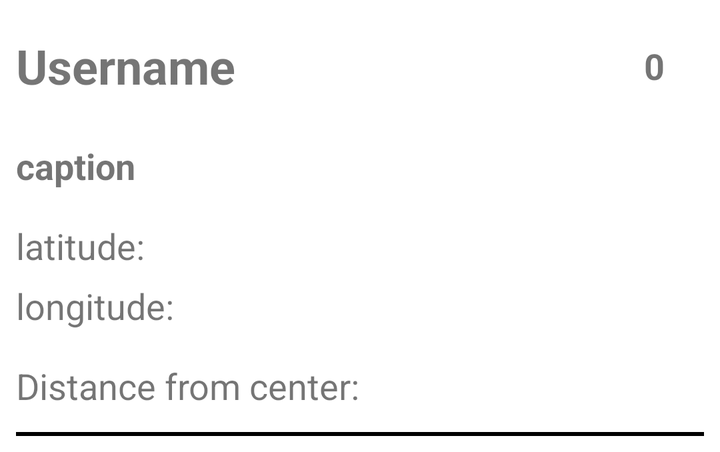
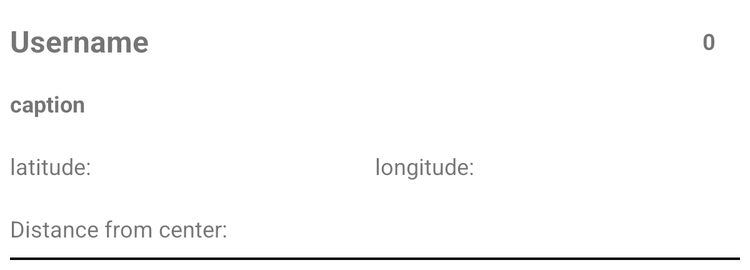

One screen, two layout resources from the same app: the default and the repository's alternative for another configuration. Each is rendered where Android would select it; the XML of both is given below.
<!-- AndroidManifest.xml: application theme Theme.KStubbsGeoPics -->
<!-- res/layout/user_post.xml -->
<?xml version="1.0" encoding="utf-8"?>
<androidx.constraintlayout.widget.ConstraintLayout xmlns:android="http://schemas.android.com/apk/res/android"
    xmlns:app="http://schemas.android.com/apk/res-auto"
    android:layout_width="match_parent"
    android:layout_height="wrap_content"
    android:layout_margin="@dimen/margin_post">

    <TextView
        android:id="@+id/username_box"
        android:layout_width="@dimen/side_length_zero"
        android:layout_height="@dimen/small_box_side"
        android:gravity="center_vertical"
        android:text="@string/username"
        android:textStyle="bold"
        android:textSize="@dimen/text_size_username"
        app:layout_constraintBottom_toTopOf="@id/image_box"
        app:layout_constraintEnd_toStartOf="@id/display_likes"
        app:layout_constraintStart_toStartOf="parent"
        app:layout_constraintTop_toTopOf="@id/image_box"
        app:layout_constraintVertical_chainStyle="packed" />

    <TextView
        android:id="@+id/display_likes"
        android:layout_width="@dimen/small_box_side"
        android:layout_height="@dimen/small_box_side"
        android:gravity="center"
        android:text="0"
        android:textStyle="bold"
        android:textSize="@dimen/text_size_normal"
        app:layout_constraintBottom_toTopOf="@id/image_box"
        app:layout_constraintEnd_toEndOf="parent"
        app:layout_constraintLeft_toRightOf="@id/caption_box"
        app:layout_constraintTop_toTopOf="parent" />

    <ImageView
        android:id="@+id/image_box"
        android:layout_width="match_parent"
        android:layout_height="wrap_content"
        android:scaleType="centerCrop"
        android:adjustViewBounds="true"
        app:layout_constraintBottom_toTopOf="@id/caption_box"
        app:layout_constraintEnd_toEndOf="parent"
        app:layout_constraintStart_toStartOf="parent"
        app:layout_constraintTop_toBottomOf="@id/username_box" />

    <TextView
        android:id="@+id/caption_box"
        android:layout_width="@dimen/side_length_zero"
        android:layout_height="@dimen/small_box_side"
        android:gravity="center_vertical"
        android:text="@string/caption"
        android:textStyle="bold"
        android:textSize="@dimen/text_size_normal"
        app:layout_constraintBottom_toTopOf="@id/latitude_box"
        app:layout_constraintEnd_toStartOf="@id/like_button"
        app:layout_constraintStart_toStartOf="parent"
        app:layout_constraintTop_toBottomOf="@id/image_box" />

    <ImageView
        android:id="@+id/like_button"
        android:layout_width="@dimen/small_box_side"
        android:layout_height="@dimen/side_length_zero"
        android:background="@drawable/ic_like_hollow"
        app:layout_constraintBottom_toTopOf="@id/latitude_box"
        app:layout_constraintEnd_toEndOf="parent"
        app:layout_constraintLeft_toRightOf="@id/caption_box"
        app:layout_constraintTop_toBottomOf="@id/image_box"
        android:contentDescription="empty" />

    <TextView
        android:id="@+id/latitude_box"
        android:layout_width="@dimen/side_length_zero"
        android:layout_height="@dimen/height_lat_long"
        android:gravity="center_vertical"
        android:text="@string/latitude"
        android:textSize="@dimen/text_size_normal"
        app:layout_constraintBottom_toTopOf="@id/longitude_box"
        app:layout_constraintEnd_toEndOf="parent"
        app:layout_constraintStart_toStartOf="parent"
        app:layout_constraintTop_toBottomOf="@id/caption_box" />

    <TextView
        android:id="@+id/longitude_box"
        android:layout_width="@dimen/side_length_zero"
        android:layout_height="@dimen/height_lat_long"
        android:gravity="center_vertical"
        android:text="@string/longitude"
        android:textSize="@dimen/text_size_normal"
        app:layout_constraintBottom_toTopOf="@id/distance_box"
        app:layout_constraintEnd_toEndOf="parent"
        app:layout_constraintStart_toStartOf="parent"
        app:layout_constraintTop_toBottomOf="@id/latitude_box" />

    <TextView
        android:id="@+id/distance_box"
        android:layout_width="@dimen/side_length_zero"
        android:layout_height="@dimen/small_box_side"
        android:gravity="center_vertical"
        android:text="@string/distance_from_center"
        android:textSize="@dimen/text_size_normal"
        android:background="@drawable/line_on_bottom"
        app:layout_constraintBottom_toBottomOf="parent"
        app:layout_constraintEnd_toEndOf="parent"
        app:layout_constraintStart_toStartOf="parent"
        app:layout_constraintTop_toBottomOf="@id/longitude_box" />


</androidx.constraintlayout.widget.ConstraintLayout>
<!-- resources referenced by this layout -->
<resources>
  <dimen name="height_lat_long">30dp</dimen>
  <dimen name="margin_post">8dp</dimen>
  <dimen name="side_length_zero">00dp</dimen>
  <dimen name="small_box_side">50dp</dimen>
  <dimen name="text_size_normal">18sp</dimen>
  <dimen name="text_size_username">24sp</dimen>
  <!-- drawable line_on_bottom (drawable) -->
  <?xml version="1.0" encoding="utf-8"?>
  <layer-list xmlns:android="http://schemas.android.com/apk/res/android" >
      <item
          android:left="-10dp"
          android:right="-10dp"
          android:top="-10dp">
          <shape>
              <solid android:color="#FFFFFF" />
              <stroke
                  android:width="2dp"
                  android:color="#000000" />
          </shape>
      </item>
  </layer-list>
  <string name="caption">caption</string>
  <string name="distance_from_center">Distance from center:</string>
  <string name="latitude">latitude:</string>
  <string name="longitude">longitude:</string>
  <string name="username">Username</string>
  <style name="Theme.KStubbsGeoPics" parent="Theme.MaterialComponents.DayNight.DarkActionBar">
          
          <item name="colorPrimary">@color/purple_500</item>
          <item name="colorPrimaryVariant">@color/purple_700</item>
          <item name="colorOnPrimary">@color/white</item>
          
          <item name="colorSecondary">@color/teal_200</item>
          <item name="colorSecondaryVariant">@color/teal_700</item>
          <item name="colorOnSecondary">@color/black</item>
          
          <item name="android:statusBarColor" tools:targetApi="l">?attr/colorPrimaryVariant</item>
          
      </style>
</resources>
<!-- res/layout-sw600dp/user_post.xml (the repository's variant of the layout above) -->
<!-- drawn on a 7-inch tablet held upright -->
<?xml version="1.0" encoding="utf-8"?>
<androidx.constraintlayout.widget.ConstraintLayout xmlns:android="http://schemas.android.com/apk/res/android"
    xmlns:app="http://schemas.android.com/apk/res-auto"
    android:layout_width="match_parent"
    android:layout_height="wrap_content"
    android:layout_margin="@dimen/margin_post"
    android:layout_marginBottom="500dp">


    <TextView
        android:id="@+id/username_box"
        android:layout_width="@dimen/side_length_zero"
        android:layout_height="@dimen/small_box_side"
        android:gravity="center_vertical"
        android:text="@string/username"
        android:textStyle="bold"
        android:textSize="@dimen/text_size_username"
        app:layout_constraintBottom_toTopOf="@id/image_box"
        app:layout_constraintEnd_toStartOf="@id/display_likes"
        app:layout_constraintStart_toStartOf="parent"
        app:layout_constraintTop_toTopOf="@id/image_box"
        app:layout_constraintVertical_chainStyle="packed" />

    <TextView
        android:id="@+id/display_likes"
        android:layout_width="@dimen/small_box_side"
        android:layout_height="@dimen/small_box_side"
        android:gravity="center"
        android:text="0"
        android:textStyle="bold"
        android:textSize="@dimen/text_size_normal"
        app:layout_constraintBottom_toTopOf="@id/image_box"
        app:layout_constraintEnd_toEndOf="parent"
        app:layout_constraintLeft_toRightOf="@id/caption_box"
        app:layout_constraintTop_toTopOf="parent" />

    <ImageView
        android:id="@+id/image_box"
        android:layout_width="match_parent"
        android:layout_height="wrap_content"
        android:scaleType="centerCrop"
        android:adjustViewBounds="true"
        app:layout_constraintBottom_toTopOf="@id/caption_box"
        app:layout_constraintEnd_toEndOf="parent"
        app:layout_constraintStart_toStartOf="parent"
        app:layout_constraintTop_toBottomOf="@id/username_box" />

    <TextView
        android:id="@+id/caption_box"
        android:layout_width="@dimen/side_length_zero"
        android:layout_height="@dimen/small_box_side"
        android:gravity="center_vertical"
        android:text="@string/caption"
        android:textStyle="bold"
        android:textSize="@dimen/text_size_normal"
        app:layout_constraintBottom_toTopOf="@id/latitude_box"
        app:layout_constraintEnd_toStartOf="@id/like_button"
        app:layout_constraintStart_toStartOf="parent"
        app:layout_constraintTop_toBottomOf="@id/image_box" />

    <ImageView
        android:id="@+id/like_button"
        android:layout_width="@dimen/small_box_side"
        android:layout_height="@dimen/side_length_zero"
        android:background="@drawable/ic_like_hollow"
        app:layout_constraintBottom_toTopOf="@id/longitude_box"
        app:layout_constraintEnd_toEndOf="parent"
        app:layout_constraintLeft_toRightOf="@id/caption_box"
        app:layout_constraintTop_toBottomOf="@id/image_box" />

    <TextView
        android:id="@+id/latitude_box"
        android:layout_width="@dimen/side_length_zero"
        android:layout_height="@dimen/small_box_side"
        android:gravity="center_vertical"
        android:text="@string/latitude"
        android:textSize="@dimen/text_size_normal"
        app:layout_constraintBottom_toTopOf="@id/distance_box"
        app:layout_constraintEnd_toStartOf="@id/longitude_box"
        app:layout_constraintStart_toStartOf="parent"
        app:layout_constraintTop_toBottomOf="@id/caption_box" />

    <TextView
        android:id="@+id/longitude_box"
        android:layout_width="@dimen/side_length_zero"
        android:layout_height="@dimen/small_box_side"
        android:gravity="center_vertical"
        android:text="@string/longitude"
        android:textSize="@dimen/text_size_normal"
        app:layout_constraintBottom_toTopOf="@id/distance_box"
        app:layout_constraintEnd_toEndOf="parent"
        app:layout_constraintStart_toEndOf="@id/latitude_box"
        app:layout_constraintTop_toBottomOf="@id/caption_box" />
    
    <TextView
        android:id="@+id/distance_box"
        android:layout_width="@dimen/side_length_zero"
        android:layout_height="@dimen/small_box_side"
        android:gravity="center_vertical"
        android:text="@string/distance_from_center"
        android:textSize="@dimen/text_size_normal"
        android:background="@drawable/line_on_bottom"
        app:layout_constraintEnd_toEndOf="parent"
        app:layout_constraintStart_toStartOf="parent"
        app:layout_constraintBottom_toBottomOf="parent"
        app:layout_constraintTop_toBottomOf="@id/latitude_box"/>

</androidx.constraintlayout.widget.ConstraintLayout>
<!-- resources referenced by the variant -->
<!-- as a 7-inch tablet held upright resolves them -->
<resources>
  <dimen name="margin_post">8dp</dimen>
  <dimen name="side_length_zero">00dp</dimen>
  <!-- from res/values-sw600dp/ -->
  <dimen name="small_box_side">50dp</dimen>
  <dimen name="text_size_normal">18sp</dimen>
  <!-- from res/values-sw600dp/ -->
  <dimen name="text_size_username">24sp</dimen>
  <!-- drawable line_on_bottom (drawable) -->
  <?xml version="1.0" encoding="utf-8"?>
  <layer-list xmlns:android="http://schemas.android.com/apk/res/android" >
      <item
          android:left="-10dp"
          android:right="-10dp"
          android:top="-10dp">
          <shape>
              <solid android:color="#FFFFFF" />
              <stroke
                  android:width="2dp"
                  android:color="#000000" />
          </shape>
      </item>
  </layer-list>
  <string name="caption">caption</string>
  <string name="distance_from_center">Distance from center:</string>
  <string name="latitude">latitude:</string>
  <string name="longitude">longitude:</string>
  <string name="username">Username</string>
  <style name="Theme.KStubbsGeoPics" parent="Theme.MaterialComponents.DayNight.DarkActionBar">
          
          <item name="colorPrimary">@color/purple_500</item>
          <item name="colorPrimaryVariant">@color/purple_700</item>
          <item name="colorOnPrimary">@color/white</item>
          
          <item name="colorSecondary">@color/teal_200</item>
          <item name="colorSecondaryVariant">@color/teal_700</item>
          <item name="colorOnSecondary">@color/black</item>
          
          <item name="android:statusBarColor" tools:targetApi="l">?attr/colorPrimaryVariant</item>
          
      </style>
</resources>
